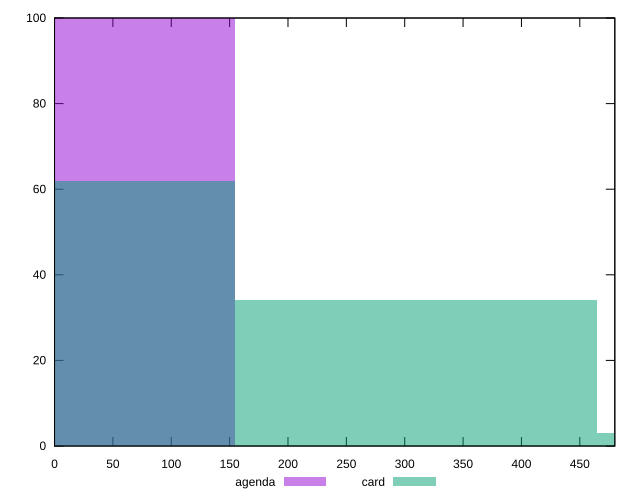

This figure's gnuplot source:
reset

$agenda <<EOF
0 100
EOF

$card <<EOF
0 62
309.97025140538017 34
619.9405028107603 3
EOF

set key outside below
set boxwidth 309.97025140538017
set xrange [0:480]
set yrange [0:100]
set trange [0:100]
set style fill transparent solid 0.5 noborder
set terminal svg size 640, 500 enhanced background rgb 'white'
set output "reports/report_00030_2021-02-24T20-42-31.540Z/uses-text-compression/comparison/histogram/1_vs_2.svg"

plot $agenda title "agenda" with boxes, \
     $card title "card" with boxes

reset
